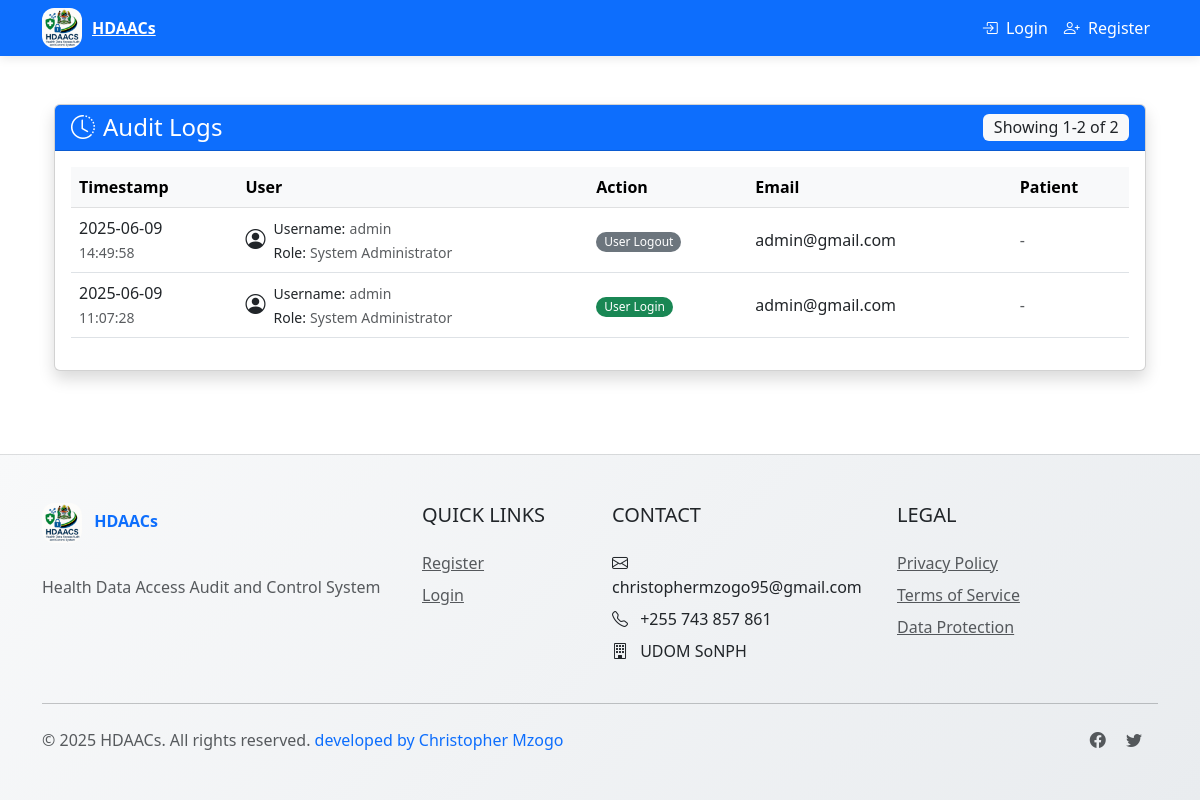
Page /audit/ on the earlier database version.
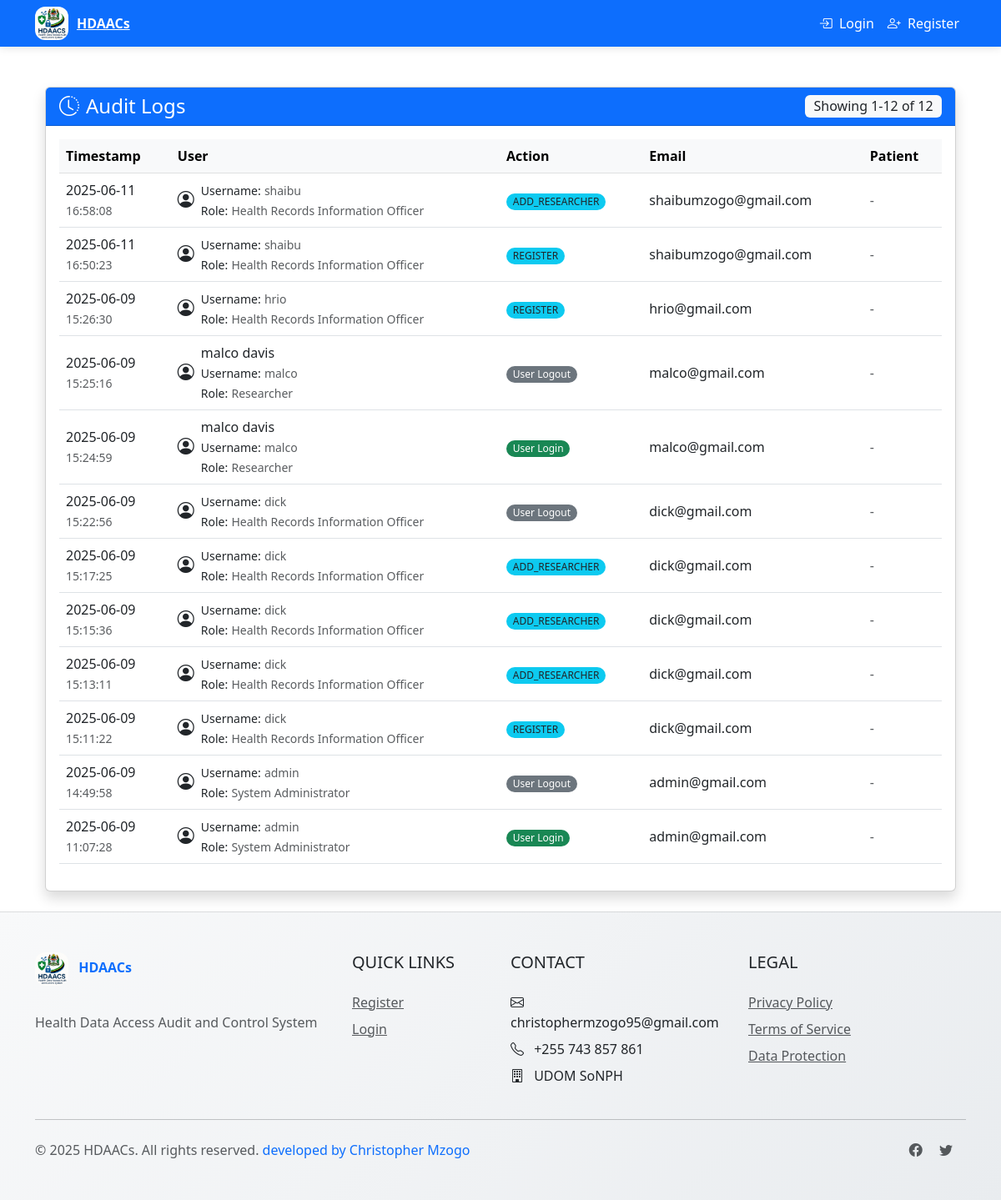
Same page on the later database version.
### audit/models.py (models this page shows, shortened)
class AuditLog(models.Model):
    ACTION_CHOICES = [
        ('LOGIN', 'User Login'),
        ('LOGOUT', 'User Logout'),
        ('VIEW', 'Data View'),
        ('REQUEST', 'Data Request'),
        ('APPROVE', 'Request Approval'),
        ('DENY', 'Request Denial'),
        ('CONSENT', 'Consent Response'),
        ('OVERRIDE', 'Consent Override'),
        ('SHARE', 'Data Sharing'),
        ('HOD_NOTIFY', 'HOD Notification'),
    ]
    user = models.ForeignKey(User, on_delete=models.SET_NULL, null=True, blank=True)
    action = models.CharField(max_length=20, choices=ACTION_CHOICES)
    patient = models.ForeignKey('patients.Patient', on_delete=models.SET_NULL, null=True, blank=True)
    request = models.ForeignKey('requests.DataRequest', on_delete=models.SET_NULL, null=True, blank=True)
    timestamp = models.DateTimeField(auto_now_add=True)
    ip_address = models.GenericIPAddressField(blank=True, null=True)
    class Meta:
        ordering = ['-timestamp']

### accounts/models.py (models this page shows, shortened)
class CustomUser(AbstractUser):
    FACILITY_CHOICES = [
        ('FAC1', 'Main Hospital'),
        ('FAC2', 'Regional Clinic'),
    ]
    ROLE_CHOICES = [
        ('HRIO', 'Health Records Information Officer'),
        ('DOCTOR', 'Doctor'),
        ('NURSE', 'Nurse'),
        ('PHARMACIST', 'Pharmacist'),
        ('ICT', 'ICT Staff'),
        ('HOD', 'Head of Department'),
        ('ADMIN', 'System Administrator'),
        ('AUDITOR', 'Auditor'),
        ('RESEARCHER', 'Researcher'),
    ]
    facility = models.CharField(max_length=50, choices=FACILITY_CHOICES, blank=True, null=True)
    role = models.CharField(max_length=20, choices=ROLE_CHOICES)
    department = models.CharField(max_length=100, blank=True, null=True)
    phone_number = models.CharField(max_length=20, blank=True, null=True)

### audit/views.py (the view)
# urls.py: path('', views.audit_logs, name='audit_logs'),
def audit_logs(request):
    logs_list = AuditLog.objects.select_related('user', 'patient').order_by('-timestamp')
    paginator = Paginator(logs_list, 25)
    page = request.GET.get('page')
    try:
        logs = paginator.page(page)
    except PageNotAnInteger:
        logs = paginator.page(1)
    except EmptyPage:
        logs = paginator.page(paginator.num_pages)
    context = {
        'logs': logs,
        'debug': False  # Set to True temporarily for debugging
    }
    return render(request, 'audit/logs.html', context)

### audit/templates/audit/logs.html (shortened to what this page needs)
{% extends 'base.html' %}
{% block content %}
<div class="container-fluid">
    <div class="row mt-4">
        <div class="col-12">
            <div class="card shadow">
                <div class="card-header bg-primary text-white d-flex justify-content-between align-items-center">
                    <h4 class="mb-0">
                        <i class="bi bi-clock-history me-2"></i>Audit Logs
                    </h4>
                    <span class="badge bg-light text-dark fs-6">
                        Showing {{ logs.start_index }}-{{ logs.end_index }} of {{ logs.paginator.count }}
                    </span>
                </div>
                <div class="card-body">
                    <div class="table-responsive">
                        <table class="table table-hover align-middle">
                            <thead class="table-light">
                                <tr>
                                    <th class="w-15">Timestamp</th>
                                    <th class="w-15">User</th>
                                    <th class="w-15">Action</th>
                                    <th class="w-25">Email</th>
                                    <th class="w-15">Patient</th>
                                </tr>
                            </thead>
                            <tbody>
                                {% for log in logs %}
                                <tr>
                                    <td>
                                        <span class="d-block">{{ log.timestamp|date:"Y-m-d" }}</span>
                                        <small class="text-muted">{{ log.timestamp|time:"H:i:s" }}</small>
                                    </td>
                                    <td>
                                        {% if log.user %}
                                            <div class="d-flex align-items-center">
                                                <div class="flex-shrink-0 me-2">
                                                    <i class="bi bi-person-circle fs-5"></i>
                                                </div>
                                                <div>
                                                    <span class="d-block">{{ log.user.get_full_name }}</span>
                                                    <small>Username:</small> <small class="text-muted">{{ log.user.username }}</small><br>
                                                    <small>Role:</small> <small class="text-muted">{{ log.user.get_role_display }}</small>
                                                </div>
                                            </div>
                                        {% else %}
                                            <span class="text-muted">System</span>
                                        {% endif %}
                                    </td>
                                    <td>
                                        <span class="badge rounded-pill
                                            {% if log.action == 'LOGIN' %}bg-success
                                            {% elif log.action == 'LOGOUT' %}bg-secondary
                                            {% elif 'DENY' in log.action %}bg-danger
                                            {% elif 'APPROVE' in log.action %}bg-success
                                            {% else %}bg-info text-dark{% endif %}">
                                            {{ log.get_action_display }}
                                        </span>
                                    </td>
                                    <td>
                                        <div class="text-truncate" style="max-width: 250px;">
                                            {% if log.user %}
                                                {{ log.user.email }}
                                            {% else %}
                                                <span class="text-muted">-</span>
                                            {% endif %}
                                        </div>
                                    </td>
                                    <td>
                                        {% if log.patient %}
                                            <a href="{% url 'patient_detail' log.patient.pk %}"
                                               class="text-decoration-none">
                                                <span class="d-block">{{ log.patient.patient_number }}</span>
                                                <small class="text-muted">{{ log.patient.first_name }} {{ log.patient.last_name }}</small>
                                            </a>
                                        {% else %}
                                            <span class="text-muted">-</span>
                                        {% endif %}
                                    </td>
                                </tr>
                                {% endfor %}
                            </tbody>
                        </table>
                    </div>
                </div>
            </div>
        </div>
    </div>
</div>
{% endblock %}

### templates/base.html (shortened to what this page needs)
<!DOCTYPE html>
<html lang="en">
<head>
    <link href="https://cdn.jsdelivr.net/npm/bootstrap@5.3.0/dist/css/bootstrap.min.css" rel="stylesheet">
    <link rel="stylesheet" href="https://cdn.jsdelivr.net/npm/bootstrap-icons@1.10.0/font/bootstrap-icons.css">
     <link href="https://cdn.jsdelivr.net/npm/bootstrap@5.3.0/dist/css/bootstrap.min.css" rel="stylesheet">
    <link href="https://cdn.jsdelivr.net/npm/bootstrap-icons/font/bootstrap-icons.css" rel="stylesheet">
    {% load static %}
    {% load widget_tweaks %}
    <link rel="stylesheet" href="{% static 'css/styles.css' %}">
</head>
<body>
    <nav class="navbar navbar-expand-lg navbar-dark bg-primary">
        <div class="container">
            <a class="navbar-brand-logo" href="#">
                <img src="{% static 'img/lg.jpg' %}" alt="HDAACs Logo" class="logo-img">
                <span>HDAACs</span>
            </a>
            <div class="collapse navbar-collapse" id="navbarNav">
                <ul class="navbar-nav">
                    {% if user.is_authenticated %}
                        <li class="nav-item dropdown">
                            <a class="nav-link dropdown-toggle d-flex align-items-center" href="#" role="button" data-bs-toggle="dropdown">
                                <i class="bi bi-person-circle me-2"></i>
                                <div>
                                    <div class="fw-bold">{{ user.get_full_name }}</div>
                                    <small class="text-white-50" style="color: white !important;">{{ user.get_role_display }}</small> -
                                    <small class="text-white-50" style="color: white !important;">{{ user.username }}</small>
                                </div>
                            </a>
                            <ul class="dropdown-menu dropdown-menu-end">
                                <li><a class="dropdown-item" href="#">
                                    <i class="bi bi-person me-2"></i> Profile
                                </a></li>
                                <li><hr class="dropdown-divider"></li>
                                <li><a class="dropdown-item text-danger" href="{% url 'logout' %}">
                                    <i class="bi bi-box-arrow-right me-2"></i> Logout
                                </a></li>
                            </ul>
                        </li>
                    {% else %}
                        <li class="nav-item">
                            <a class="nav-link" href="{% url 'login' %}" style="color: white !important;">
                                <i class="bi bi-box-arrow-in-right me-1"></i> Login
                            </a>
                        </li>
                        <li class="nav-item">
                            <a class="nav-link" href="{% url 'register' %}" style="color: white !important;" >
                                <i class="bi bi-person-plus me-1"></i> Register
                            </a>
                        </li>
                    {% endif %}
                </ul>
            </div>
        </div>
    </nav>
    <main class="container my-4">
        {% block content %}{% endblock %}
    </main>
    <footer class="py-5">
        <div class="container">
            <div class="row">
                <div class="col-lg-4 mb-4 mb-lg-0">
                    <div class="footer-logo">
                        <img src="{% static 'img/lg.jpg' %}" alt="HDAACs Logo" class="logo-img me-2">
                        HDAACs
                    </div>
                    <p class="text-muted mt-3">
                        Health Data Access Audit and Control System
                    </p>
                </div>
                <div class="col-lg-2 col-md-6 mb-4 mb-md-0">
                    <h5 class="text-uppercase mb-4">Quick Links</h5>
                    <ul class="list-unstyled">
                                                 <li class="mb-2"><a href="{% url 'register' %}" class="text-muted">Register</a></li>
                        <li class="mb-2"><a href="{% url 'login' %}" class="text-muted">Login</a></li>
                    </ul>
                </div>
                <div class="col-lg-3 col-md-6 mb-4 mb-md-0">
                    <h5 class="text-uppercase mb-4">Contact</h5>
                    <ul class="list-unstyled">
                        <li class="mb-2"><i class="bi bi-envelope me-2"></i> christophermzogo95@gmail.com</li>
                        <li class="mb-2"><i class="bi bi-telephone me-2"></i> +255 743 857 861</li>
                        <li class="mb-2"><i class="bi bi-building me-2"></i> UDOM SoNPH</li>
                    </ul>
                </div>
                <div class="col-lg-3 col-md-6">
                    <h5 class="text-uppercase mb-4">Legal</h5>
                    <ul class="list-unstyled">
                        <li class="mb-2"><a href="#" class="text-muted">Privacy Policy</a></li>
                        <li class="mb-2"><a href="#" class="text-muted">Terms of Service</a></li>
                        <li class="mb-2"><a href="#" class="text-muted">Data Protection</a></li>
                    </ul>
                </div>
            </div>
            <hr class="my-4">
            <div class="row align-items-center">
                <div class="col-md-6 text-center text-md-start">
                    <p class="text-muted mb-0">© {% now "Y" %} HDAACs. All rights reserved. <span style="color: #0d6efd;">developed by Christopher Mzogo</span></p>
                </div>
                <div class="col-md-6 text-center text-md-end">
                    <a href="#" class="text-muted me-3"><i class="bi bi-facebook"></i></a>
                    <a href="#" class="text-muted me-3"><i class="bi bi-twitter"></i></a>
                </div>
            </div>
        </div>
    </footer>
</body>
</html>

### static/css/styles.css (style rules this page uses)
body { display: flex; flex-direction: column; min-height: 100vh; }
main { flex: 1; }
.card { box-shadow: 0 0.125rem 0.25rem rgba(0, 0, 0, 0.075); }
.card-header { font-weight: 500; }
.table th { white-space: nowrap; }
.badge { font-weight: 500; }

### templates/base.html (style rules this page uses)
.navbar-brand-logo { display: flex; align-items: center; font-weight: 700; color: white; }
.logo-img { height: 40px; margin-right: 10px; border-radius: 30%; }
.navbar { box-shadow: 0 2px 10px rgba(0,0,0,0.1); padding-top: 0.5rem; padding-bottom: 0.5rem; }
footer { background: linear-gradient(135deg, #f8f9fa 0%, #e9ecef 100%); border-top: 1px solid rgba(0,0,0,0.1); }
.footer-logo { font-weight: 700; color: #0d6efd; margin-bottom: 1rem; display: inline-block; }
.nav-link { font-weight: 500; padding: 0.5rem 1rem; border-radius: 0.25rem; transition: all 0.3s ease; }

Differences in the rows shown:
added AuditLog: timestamp "2025-06-11", timestamp "16:58:08", user.username "shaibu", user.role "Health Records Information Officer", action "ADD_RESEARCHER", user.email "shaibumzogo@gmail.com"
added AuditLog: timestamp "2025-06-11", timestamp "16:50:23", user.username "shaibu", user.role "Health Records Information Officer", action "REGISTER", user.email "shaibumzogo@gmail.com"
added AuditLog: timestamp "2025-06-09", timestamp "15:26:30", user.username "hrio", user.role "Health Records Information Officer", action "REGISTER", user.email "hrio@gmail.com"
added AuditLog: timestamp "2025-06-09", timestamp "15:25:16", user.get_full_name "malco davis", user.username "malco", user.role "Researcher", action "User Logout", user.email "malco@gmail.com"
added AuditLog: timestamp "2025-06-09", timestamp "15:24:59", user.get_full_name "malco davis", user.username "malco", user.role "Researcher", action "User Login", user.email "malco@gmail.com"
added AuditLog: timestamp "2025-06-09", timestamp "15:22:56", user.username "dick", user.role "Health Records Information Officer", action "User Logout", user.email "dick@gmail.com"
added AuditLog: timestamp "2025-06-09", timestamp "15:17:25", user.username "dick", user.role "Health Records Information Officer", action "ADD_RESEARCHER", user.email "dick@gmail.com"
added AuditLog: timestamp "2025-06-09", timestamp "15:15:36", user.username "dick", user.role "Health Records Information Officer", action "ADD_RESEARCHER", user.email "dick@gmail.com"
added AuditLog: timestamp "2025-06-09", timestamp "15:13:11", user.username "dick", user.role "Health Records Information Officer", action "ADD_RESEARCHER", user.email "dick@gmail.com"
added AuditLog: timestamp "2025-06-09", timestamp "15:11:22", user.username "dick", user.role "Health Records Information Officer", action "REGISTER", user.email "dick@gmail.com"
Other differences:
{{ logs.end_index }}: "2" → "12"
{{ logs.paginator.count }}: "2" → "12"
